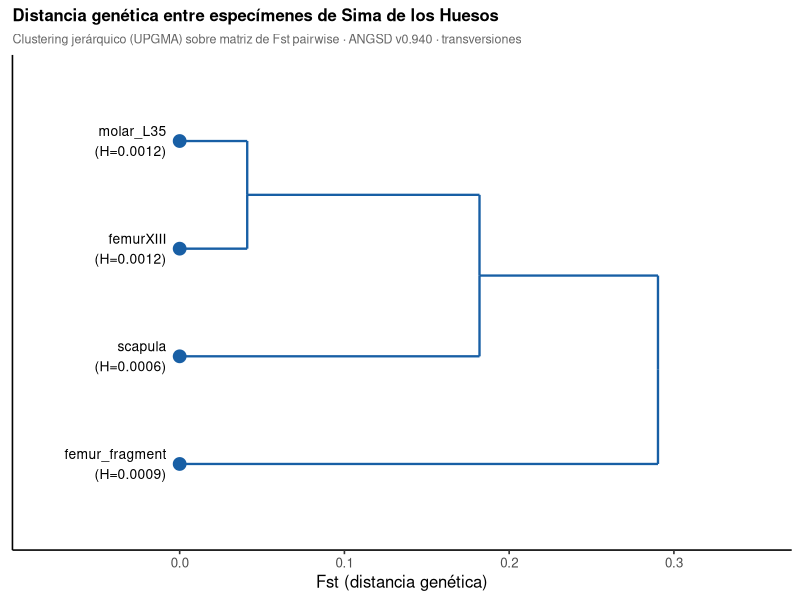

Reproduce this figure in R.
library(ggplot2)
library(ggdendro)

specs <- c("femurXIII", "molar_L35", "scapula", "femur_fragment")

fst_mat <- matrix(0, 4, 4, dimnames=list(specs, specs))
fst_mat["femurXIII","molar_L35"]     <- fst_mat["molar_L35","femurXIII"]     <- 0.041
fst_mat["femurXIII","scapula"]        <- fst_mat["scapula","femurXIII"]        <- 0.123
fst_mat["femurXIII","femur_fragment"] <- fst_mat["femur_fragment","femurXIII"] <- 0.302
fst_mat["molar_L35","scapula"]        <- fst_mat["scapula","molar_L35"]        <- 0.241
fst_mat["molar_L35","femur_fragment"] <- fst_mat["femur_fragment","molar_L35"] <- 0.284
fst_mat["scapula","femur_fragment"]   <- fst_mat["femur_fragment","scapula"]   <- 0.285

h_vals <- c(femurXIII=0.001183, molar_L35=0.001207,
            scapula=0.000590, femur_fragment=0.000925)

# Clustering jerárquico
dist_obj <- as.dist(fst_mat)
hc <- hclust(dist_obj, method="average")

# Labels con H
hc$labels <- sprintf("%s\n(H=%.4f)", specs, h_vals[specs])

ddata <- dendro_data(hc)

p <- ggplot() +
  geom_segment(data=segment(ddata),
               aes(x=x, y=y, xend=xend, yend=yend),
               linewidth=0.8, color="#185FA5") +
  geom_text(data=label(ddata),
            aes(x=x, y=y, label=label),
            hjust=1, size=3.5, color="black",
            nudge_y=-0.008) +
  geom_point(data=label(ddata),
             aes(x=x, y=0),
             size=4, color="#185FA5") +
  scale_y_continuous(
    name="Fst (distancia genética)",
    limits=c(-0.08, 0.35),
    breaks=seq(0, 0.3, by=0.1)
  ) +
  scale_x_continuous(expand=c(0.2, 0.2)) +
  coord_flip() +
  labs(
    title="Distancia genética entre especímenes de Sima de los Huesos",
    subtitle="Clustering jerárquico (UPGMA) sobre matriz de Fst pairwise · ANGSD v0.940 · transversiones"
  ) +
  theme_classic(base_size=12) +
  theme(
    plot.background=element_rect(fill="white", color=NA),
    axis.text.y=element_blank(),
    axis.ticks.y=element_blank(),
    axis.title.y=element_blank(),
    plot.title=element_text(size=12, face="bold"),
    plot.subtitle=element_text(size=9, color="grey40")
  )

ggsave("~/PopSize/results/fst_dendrogram_SH.png", p,
       width=8, height=5, dpi=300, bg="white")
cat("✓ Dendrograma guardado\n")
